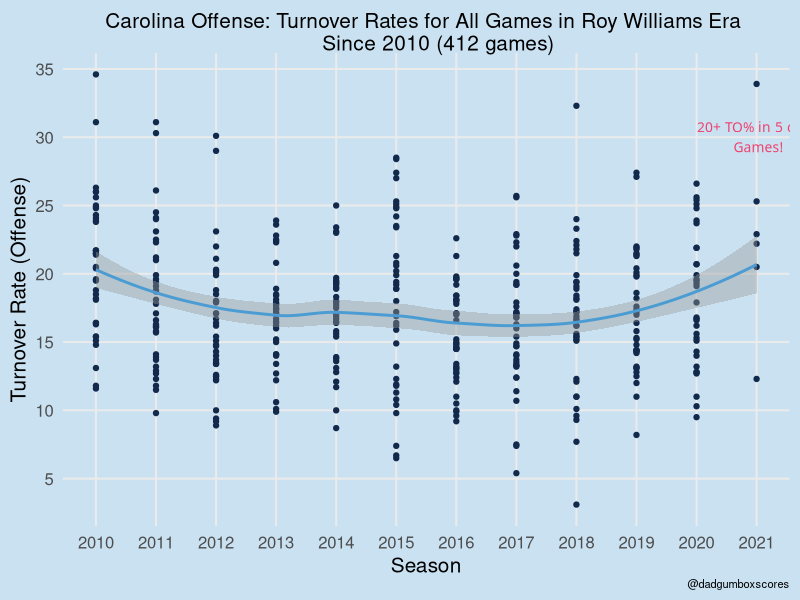

Write the R code that produced this figure.
## ---- chunk 1
knitr::opts_chunk$set(echo = TRUE, fig.width=12, fig.height=8)
## ---- chunk 2
library(tidyverse)

data <- read.csv('efgto.csv')

theme_me <- function () {
  theme_minimal(base_size = 15) %+replace%
    theme (
      plot.title = element_text(hjust = 0.5),
      plot.subtitle = element_text(
        hjust = 0.5,
        vjust = -2,
        lineheight = 0.9,
        size = 10
      ),
      plot.caption = element_text(size = 8, hjust = 1),
      panel.grid.minor = element_blank(),
      plot.background = element_rect(fill = "#c9e1f1", color = "#c9e1f1")
    )
}

ggplot(data, aes(x = season, y = to)) +
  geom_point(color = "#13294B") +
  geom_smooth(
    method = "loess",
    formula = y ~ x,
    size = 1,
    color = "#4B9CD3"
  ) + theme_me() +
  scale_x_continuous(breaks = seq(2010, 2021, 1)) +
  scale_y_continuous(breaks = seq(0, 35, 5)) +
  annotate(
    "text",
    x = 2021,
    y = 30,
    label = "20+ TO% in 5 of 6 \n Games!",
    family = "Chalkboard Bold",
    size = 3.5,
    color = "#EF426F"
  ) +
  labs(
    x = "Season",
    y = "Turnover Rate (Offense)",
    title = "Carolina Offense: Turnover Rates for All Games in Roy Williams Era 
    Since 2010 (412 games)",
    caption = "@dadgumboxscores"
  )
